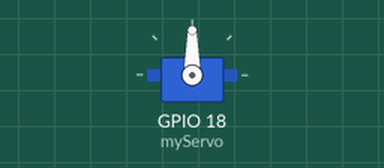
Simulated run of this sketch. Board: ESP32. On the bench: servo.

Above: at 0.05 s.
Timing chart, 0 to 4.6 s (numbered marks = the images above):
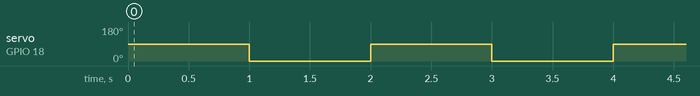

The sketch:

ESP32_L22.ino
```cpp
#include <ESP32Servo.h>  // Ganti dari <Servo.h>

int servoPos = 0;  // posisi awal servo
bool mode = false; // mode toggle

Servo myServo;

void setup() {
  // ESP32Servo bisa menggunakan pin PWM mana saja
  myServo.attach(18); // servo di pin 18
  myServo.write(servoPos); // posisi awal
}

void loop() {
  mode = !mode; // toggle otomatis
  if (mode) {
    servoPos = 90; // posisi 90 derajat
  } else {
    servoPos = 0; // posisi 0 derajat
  }
  myServo.write(servoPos); // pergerakan servo
  delay(1000); // jeda 1 detik
}
```

Measured:
- by itself, servo on GPIO 18 (myServo): alternates 90° for 1.0 s and 0° for 1.0 s
